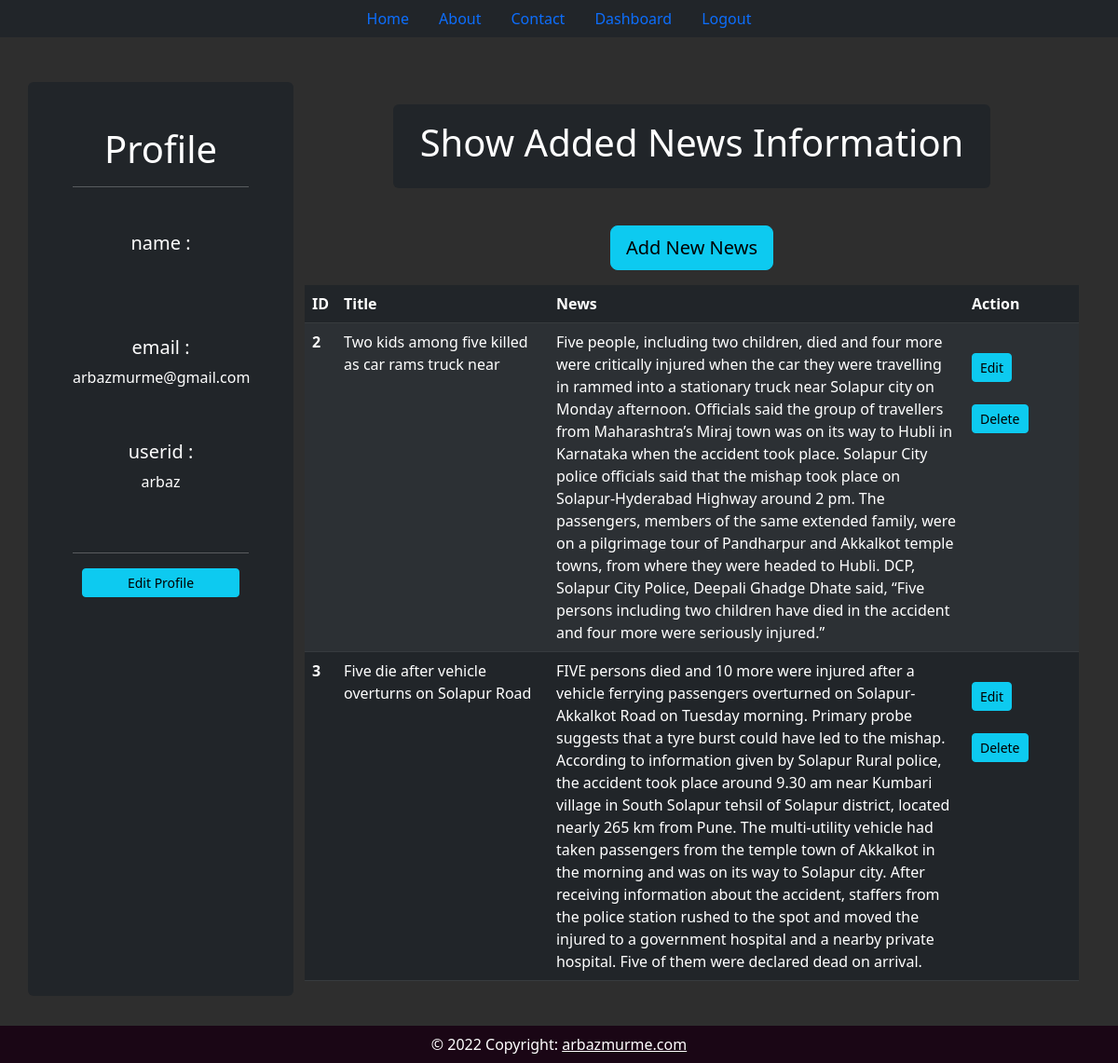
The page /dashboard/ (signed in) on the database its author committed.
### News/models.py (models this page shows)
class News(models.Model):
    title = models.CharField(max_length=50)
    news = models.TextField()

### News/views.py (the view)
# urls.py: path('dashboard/', views.DashboardCall, name='dashboard'),
def DashboardCall(request):
    if request.user.is_authenticated:
        newss = News.objects.all()
        user = request.user
        return render(request, 'dashboard.html', {'fm':newss, 'user':user})
    else:
        return HttpResponseRedirect('/home/')

### News/templates/dashboard.html (shortened to what this page needs)
{% extends 'base.html' %}
{% load static %}
{% block content %}
<div class="col-sm-3 bg-dark text-center rounded d-inline-block px-5">
    <h1 class="mt-5"> Profile </h1>
    <hr>
    <h5 class="mt-5"> name : <br></h5> {{user.get_full_name}} <br><br><br>
    <h5 class="my-2"> email : <br></h5> {{user.email}} <br><br><br>
    <h5 class="my-2"> userid : <br></h5> {{user}} <br><br><br>
    <hr>
    <a href="{% url 'EditProfile'%}" class="btn btn-info btn-sm px-5">Edit Profile</a>
</div>
<div class="col-sm-9">
    <div class="row">
        <div class="text-center alert bg-dark w-75 mx-auto my-4" role="alert">
          <h1>Show Added News Information</h1>
        </div>
    </div>
    <div class="d-flex justify-content-center text-center">
        <a href="{% url 'AddNews' %}" class="btn btn-info btn-lg my-3">Add New News</a>
    </div>
  <table class="table table-dark table-striped">
    <thead>
      <tr>
        <th scope="col" style="width : 2%;">ID</th>
        <th scope="col" style="width : 28%;">Title</th>
        <th scope="col" style="width : 55%;">News</th>
        <th scope="col" style="width : 15%;">Action</th>
      </tr>
    </thead>
    <tbody>
      {% for ns in fm %}
      <tr>
        <th scope="row">{{ ns.id }}</th>
        <td>{{ ns.title }}</td>
        <td>{{ ns.news }}</td>
        <td>
          <a href="{% url 'EditNews' ns.id %}" class="btn btn-info my-4 btn-sm">Edit</a>
          {% if perms.News.delete_news %}
          <form action="{% url 'DeleteNews' ns.id %}" method="post" class="d-inline">
            <input type="submit" class="btn btn-info btn-sm" value="Delete">
          </form>
          {% endif %}
        </td>
      </tr>
      {% endfor %}
    </tbody>
  </table>
</div>
{% endblock content %}

### News/templates/base.html (shortened to what this page needs)
<!DOCTYPE html>
{% load static %}
<html lang="en">
<head>
    <link rel="stylesheet" href="{% static 'css/bootstrap.css' %}">
    <link rel="stylesheet" href="{% static 'css/main.css' %}">
</head>
<body>
    <div class="container-fluid bg-dark">
        {% include 'navbar.html' %}
    </div>
    <div class="container">
        <div class="row">
            {% block content %}
            {% endblock content %}
        </div>
    </div>
    <br><br><br>
    <footer class="text-center text-white fixed-bottom" style="background-color: #21081a;">
        <div class="text-center p-2" style="background-color: rgba(0, 0, 0, 0.2);">
            © 2022 Copyright:
            <a class="text-white" href="https://arbazmurme.com/">arbazmurme.com</a>
        </div>
    </footer>
</body>
</html>

### News/templates/navbar.html (shortened to what this page needs)
<ul class="nav justify-content-center">
    <li class="nav-item ">
        <a href="{% url 'home' %}" class="nav-link">Home</a>
    </li>
    <li class="nav-item ">
        <a href="{% url 'about' %}" class="nav-link">About</a>
    </li>
    <li class="nav-item ">
        <a href="{% url 'contact' %}" class="nav-link">Contact</a>
    </li>
    {% if request.user.is_authenticated %}
    <li class="nav-item ">
        <a href="{% url 'dashboard' %}" class="nav-link">Dashboard</a>
    </li>
    <li class="nav-item ">
        <a href="{% url 'logout' %}" class="nav-link">Logout</a>
    </li>
    {% endif %}
</ul>

### static/css/main.css (style rules this page uses)
body { background-color: rgb(46, 46, 46); color: white; }

### rows shown on the page
News: id "2", title "Two kids among five killed as car rams truck near", news "Five people, including two children, died and four more were critically injured when the car they were travelling in rammed into a stationary truck near Solapur city on Monday afternoon. Officials said the group of travellers from Maharashtra’s Miraj town was on its way to Hubli in Karnataka when the accident took place. Solapur City police officials said that the mishap took place on Solapur-Hyderabad Highway around 2 pm. The passengers, members of the same extended family, were on a pilgrimage tour of Pandharpur and Akkalkot temple towns, from where they were headed to Hubli. DCP, Solapur City Police, Deepali Ghadge Dhate said, “Five persons including two children have died in the…"
News: id "3", title "Five die after vehicle overturns on Solapur Road", news "FIVE persons died and 10 more were injured after a vehicle ferrying passengers overturned on Solapur-Akkalkot Road on Tuesday morning. Primary probe suggests that a tyre burst could have led to the mishap. According to information given by Solapur Rural police, the accident took place around 9.30 am near Kumbari village in South Solapur tehsil of Solapur district, located nearly 265 km from Pune. The multi-utility vehicle had taken passengers from the temple town of Akkalkot in the morning and was on its way to Solapur city. After receiving information about the accident, staffers from the police station rushed to the spot and moved the injured to a government hospital and a nearby private…"

### other values the page prints
{{ user.email }} "arbazmurme@gmail.com"
{{ user }} "arbaz"
